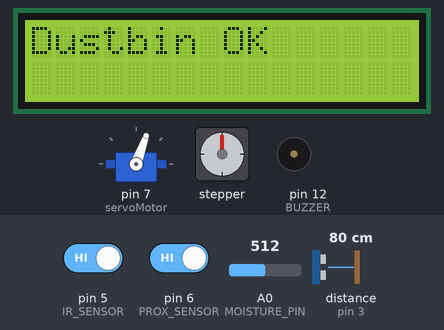
This sketch was run on a simulated Arduino Uno, built with avr-gcc and run on an emulated ATmega328P. Parts: servo, 16×2 character LCD, stepper motor, buzzer (waves = sounding). Wiring (inferred from the names in the program): ultrasonic range finder: trigger pin 4; echo pin 3. The test bench sets the inputs (shaded band); at power-on: distance to the obstacle (sensor on pin 3) 80 cm, pin 5 (IR_SENSOR) HIGH, pin 6 (PROX_SENSOR) HIGH, A0 (MOISTURE_PIN) = 512. The echo pulse lasts 58.3 µs per cm; stepper angles assume 4096 steps per turn; what the sketch prints to the serial monitor is not drawn.

Above: at 3.2 s.
3.3 s: distance to the obstacle (sensor on pin 3) set to 8 cm
6.1 s: distance to the obstacle (sensor on pin 3) set to 5 cm
At 9.3 s:
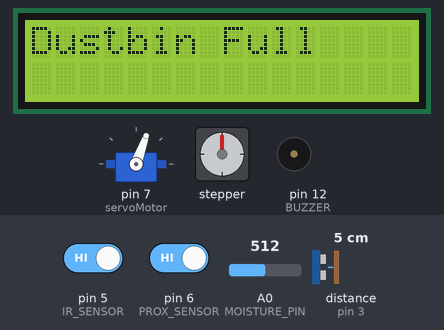
13.7 s: pin 5 (IR_SENSOR) driven LOW
At 17.1 s:
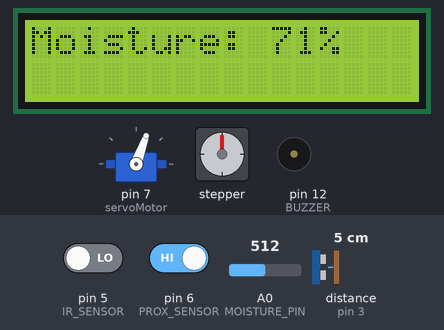
19.4 s: pin 6 (PROX_SENSOR) driven LOW
At 29.8 s:
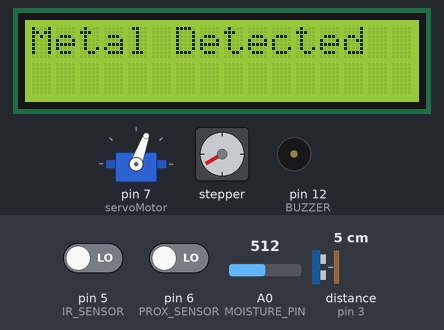
35.0 s: A0 (MOISTURE_PIN) set to 900
At 40.4 s:
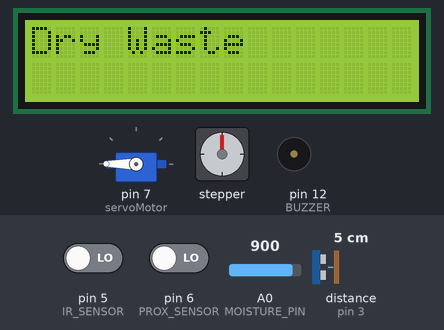
Timing chart, 0 to 41.8 s (numbered marks = the images above; inputs shaded):
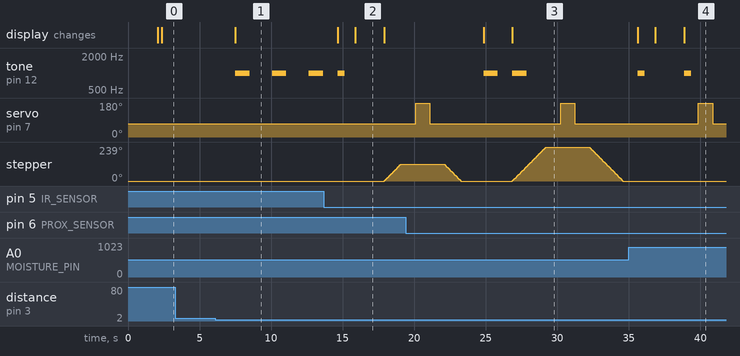

The sketch:

waste_segregator.ino
```cpp
#include <CheapStepper.h>
#include <Servo.h>
#include <Wire.h>
#include <LiquidCrystal_I2C.h>
#define IR_SENSOR 5
#define PROX_SENSOR 6
#define BUZZER 12
#define MOISTURE_PIN A0
#define TRIG_PIN 4
#define ECHO_PIN 3
Servo servoMotor;
CheapStepper stepper(8, 9, 10, 11);
LiquidCrystal_I2C lcd(0x27, 16, 2); // I2C address 0x27
long getDistance() {
 long total = 0;
 for (int i = 0; i < 5; i++) {
 digitalWrite(TRIG_PIN, LOW);
 delayMicroseconds(2);
 digitalWrite(TRIG_PIN, HIGH);
 delayMicroseconds(10);
 digitalWrite(TRIG_PIN, LOW);

 long duration = pulseIn(ECHO_PIN, HIGH);
 total += (duration * 0.0344) / 2;
 delay(50);
 }
 return total / 5;
}
void setup() {
 Serial.begin(9600); // Serial monitor + Bluetooth
 pinMode(IR_SENSOR, INPUT);
 pinMode(PROX_SENSOR, INPUT_PULLUP);
 pinMode(BUZZER, OUTPUT);
 pinMode(TRIG_PIN, OUTPUT);
 pinMode(ECHO_PIN, INPUT);

 servoMotor.attach(7);
 servoMotor.write(70); // Closed position
 stepper.setRpm(17);
 lcd.init();
 lcd.backlight();
 lcd.setCursor(0, 0);
 lcd.print("Smart Dustbin");
 delay(2000);
 lcd.clear();
}
void loop() {
 checkDustbinLevel();
 checkProximity();
 checkIRSensor();
 delay(300);
}
void checkDustbinLevel() {
 long distance = getDistance();
 lcd.clear();
 lcd.setCursor(0, 0);
 if (distance < 6) {
 lcd.print("Dustbin Full");
 tone(BUZZER, 1000, 1000);
 Serial.println("Dustbin Full"); // Bluetooth alert
 } else {
 lcd.print("Dustbin OK");
 noTone(BUZZER);
 }
 delay(2000);
}
void checkProximity() {
 if (digitalRead(PROX_SENSOR) == LOW) {
 lcd.clear();
 lcd.setCursor(0, 0);
 lcd.print("Metal Detected");
 tone(BUZZER, 1000, 1000);
 Serial.println("Metal Detected");
 stepper.moveDegreesCW(240);
 delay(1000);
 openAndCloseServo();
 stepper.moveDegreesCCW(240);
 delay(1000);
 }
}
void checkIRSensor() {
 if (digitalRead(IR_SENSOR) == LOW) {
 lcd.clear();
 lcd.setCursor(0, 0);
 lcd.print("Scanning...");
 tone(BUZZER, 1000, 500);
 delay(1000);
 int moisture = readMoisture();
 lcd.clear();
 lcd.setCursor(0, 0);
 lcd.print("Moisture: ");
 lcd.print(moisture);
 lcd.print("%");
 delay(2000);
 if (moisture > 30) {
 lcd.clear();
 lcd.setCursor(0, 0);
 lcd.print("Wet Waste");
 Serial.println("Wet Waste Detected");
 stepper.moveDegreesCW(120);
 delay(1000);
 openAndCloseServo();
 stepper.moveDegreesCCW(120);
 delay(1000);
 } else {
 lcd.clear();
 lcd.setCursor(0, 0);
 lcd.print("Dry Waste");
 Serial.println("Dry Waste Detected");
 tone(BUZZER, 1000, 500);
 delay(1000);
 openAndCloseServo();
 }
 }
}
int readMoisture() {
 int total = 0;
 for (int i = 0; i < 3; i++) {
 int val = analogRead(MOISTURE_PIN);
 val = constrain(val, 380, 825);
 total += map(val, 380, 825, 100, 0);
 delay(75);
 }
 return total / 3;
}
void openAndCloseServo() {
 servoMotor.write(180); delay(1000);
 servoMotor.write(70); delay(1000);
}
```

Measured:
- the behaviour switches between 7 and 6 cm on distance to the obstacle (sensor on pin 3) (found by bisection; images 0 and 1)
- after the input at 3.3 s, every drawn part: stays the same
- after the input at 6.1 s, tone on pin 12 (BUZZER): alternates 1000 Hz for 1.0 s and silent for 1.6 s, starting after 1.4 s; the display: changes after 1.4 s (image 1)
- after the input at 13.7 s, stepper: keeps turning clockwise at about 103°/s, starting after 4.2 s; the display: first changes after 0.96 s (image 2 shows a later state)
- after the input at 19.4 s, the display: first differs from a run without the input after 7.5 s (image 3)
- after the input at 35.0 s, servo on pin 7 (servoMotor): 70° → 180° after 4.9 s instead of 6.1 s; stepper: stops changing and stays 0°
- by itself, servo on pin 7 (servoMotor): alternates 180° for 1.0 s and 70° for 9.1 s
- what the display in image 2 shows lasts 2.0 s, from 15.9 s to 17.9 s
